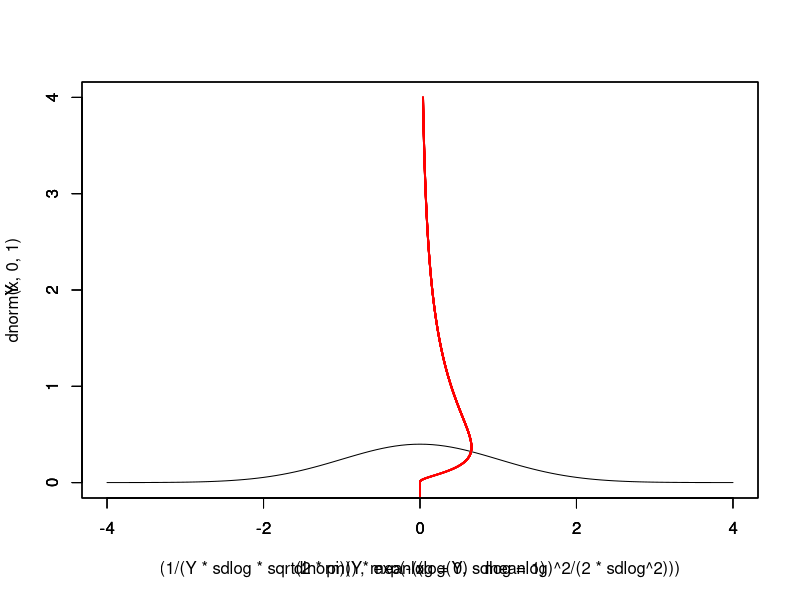
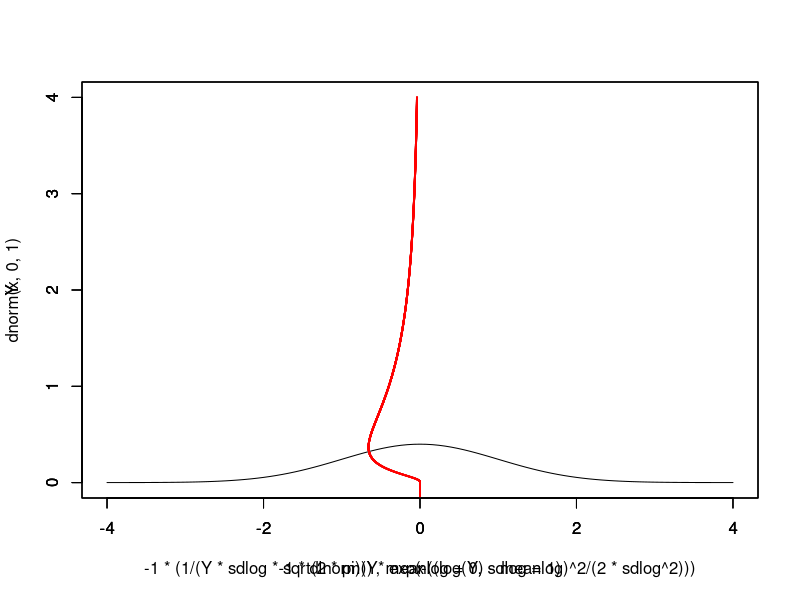
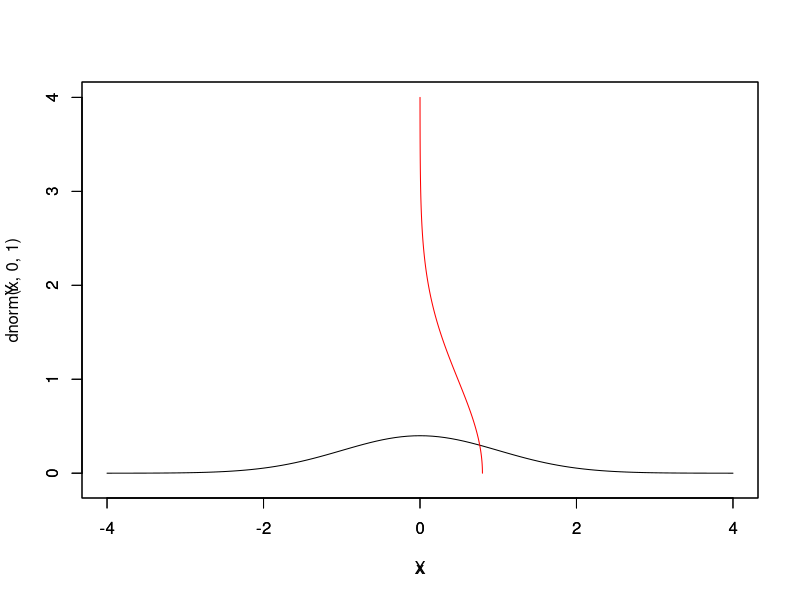

Source code (R) for these figures, in order:
X <- rnorm(1)
X

curve(dnorm(x, 0, 1), -4, 4, ylim=c(0,4))
Y <- seq(-4, 4, length.out=10000)
meanlog <- 0
sdlog <- 1
par(new=TRUE)
plot((1 / (Y * sdlog * sqrt(2 * pi))) * exp(-((log(Y) - meanlog)^2 / (2 * sdlog^2))), 
     Y,
     xlim=c(-4,4), 
     ylim=c(0,4), 
     cex=0.1, 
     col="gray")
par(new=TRUE)
plot(dlnorm(Y, meanlog=0, sdlog = 1), Y, xlim=c(-4,4), ylim=c(0,4), cex=0.1, col="red")

curve(dnorm(x, 0, 1), -4, 4, ylim=c(0,4))
Y <- seq(-4, 4, length.out=10000)
meanlog <- 0
sdlog <- 1
par(new=TRUE)
plot(-1*(1 / (Y * sdlog * sqrt(2 * pi))) * exp(-((log(Y) - meanlog)^2 / (2 * sdlog^2))), 
     Y,
     xlim=c(-4,4), 
     ylim=c(0,4), 
     cex=0.1, 
     col="gray")
par(new=TRUE)
plot(-1*dlnorm(Y, meanlog=0, sdlog = 1), Y, xlim=c(-4,4), ylim=c(0,4), cex=0.1, col="red")

curve(dnorm(x, 0, 1), -4, 4, ylim=c(-0.1,4))
sd <- 1
Y <- seq(0,4, length.out=1000)
X <- (sqrt(2) / (sd * sqrt(pi))) * exp(-Y^2 / (2 * sd^2))
par(new=TRUE)
plot(X, Y, type="l", xlim=c(-4,4), ylim=c(-0.1,4), col="red")
